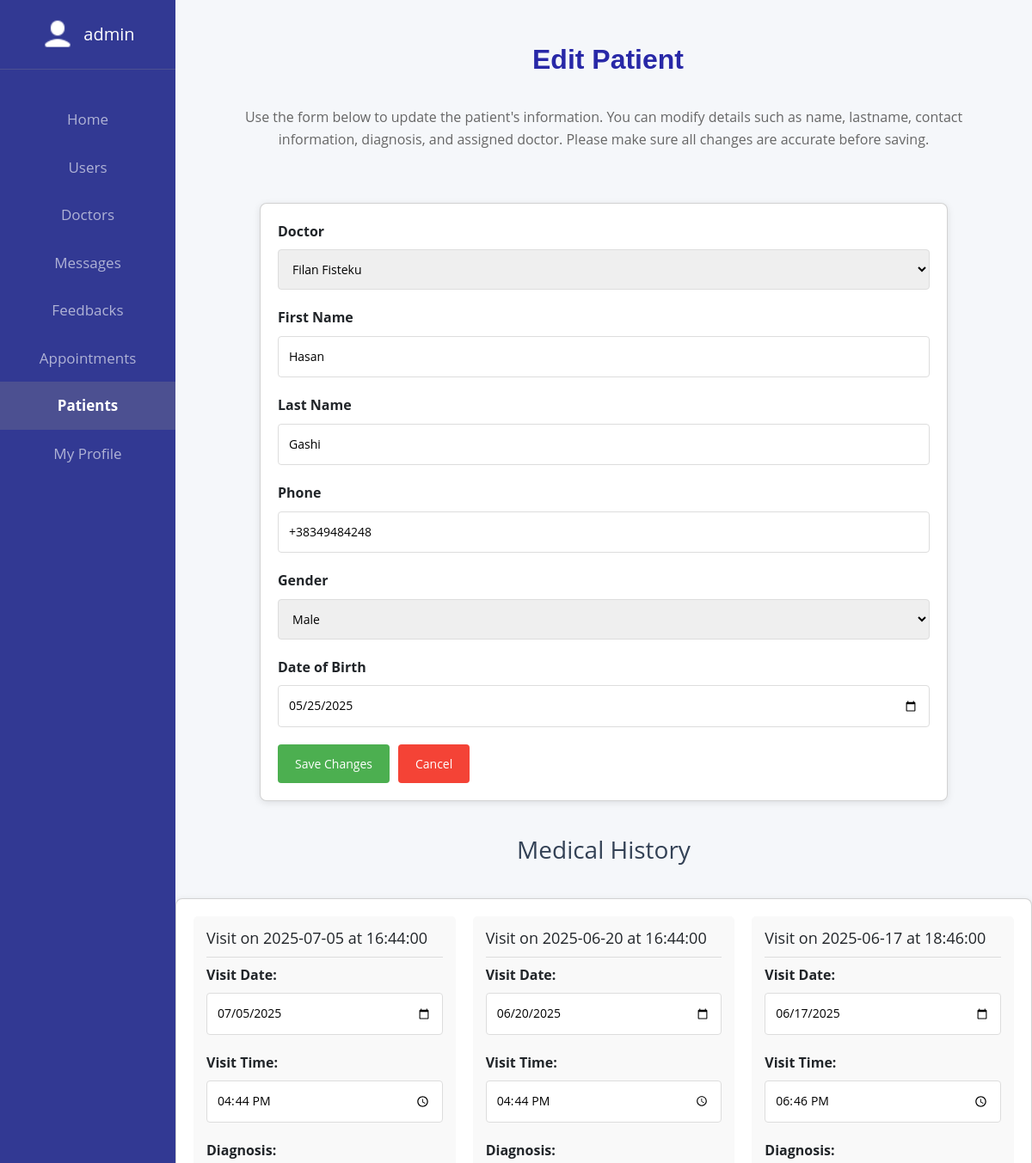
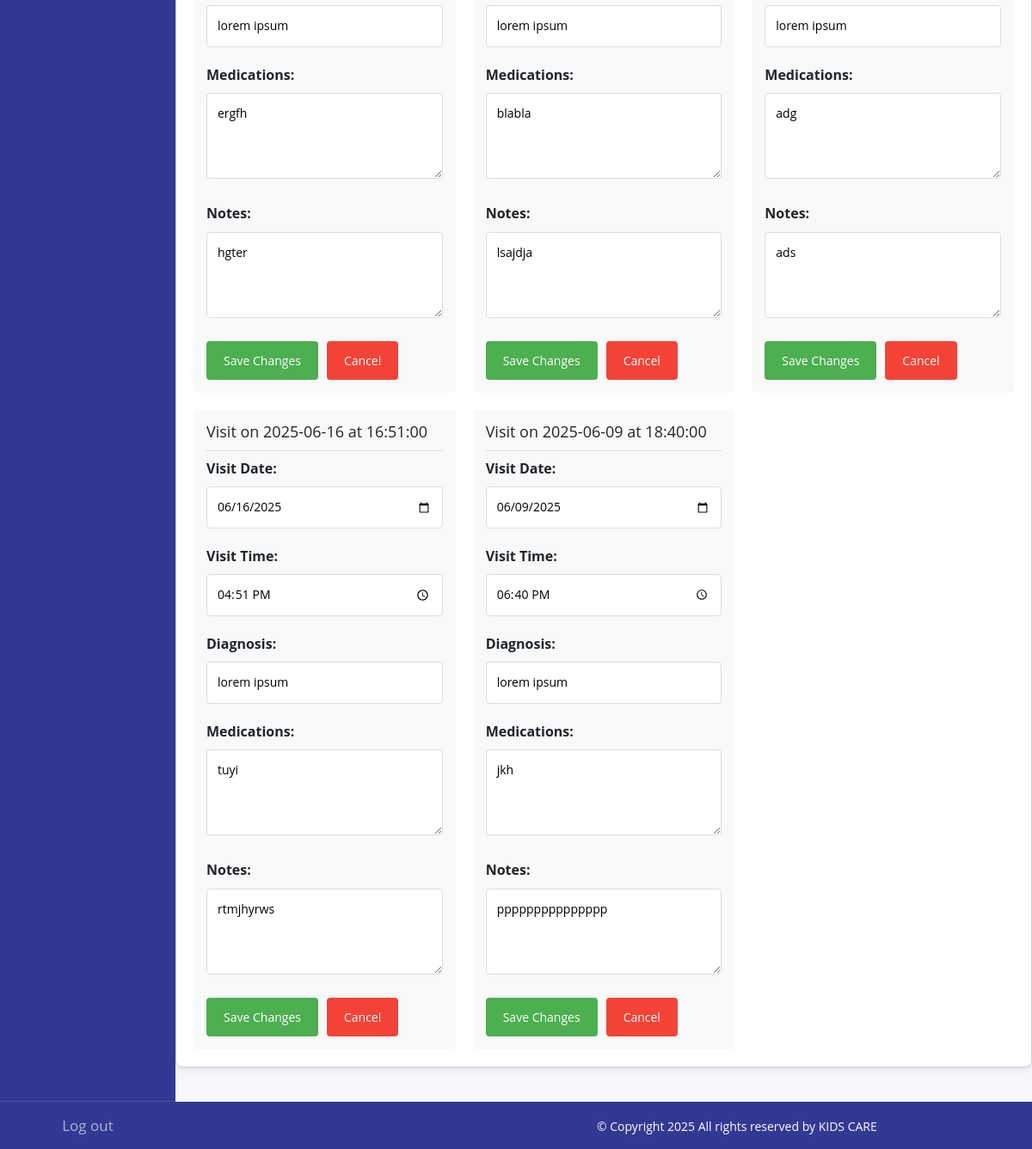
Screenshot of /edit-patient-admin.php?id=3 (signed in) with the database file from the repository (2 pictures, top to bottom).
### tables this page shows
CREATE TABLE `patients` (
  `id` int(11) NOT NULL,
  `doctor_id` int(11) NOT NULL,
  `name` varchar(100) NOT NULL,
  `lastname` varchar(100) NOT NULL,
  `phone` varchar(20) DEFAULT NULL,
  `gender` enum('Male','Female','Other') DEFAULT NULL,
  `date_of_birth` date DEFAULT NULL,
  `created_at` timestamp NOT NULL DEFAULT current_timestamp()
);

CREATE TABLE `users` (
  `id` int(10) NOT NULL,
  `username` varchar(255) NOT NULL,
  `email` varchar(255) NOT NULL,
  `password` varchar(255) NOT NULL,
  `role_id` int(11) DEFAULT NULL
);

CREATE TABLE `medical_history` (
  `id` int(11) NOT NULL,
  `patient_id` int(11) NOT NULL,
  `visit_date` date NOT NULL,
  `visit_time` time DEFAULT NULL,
  `medications` text DEFAULT NULL,
  `notes` text DEFAULT NULL,
  `diagnosis` text DEFAULT NULL,
  `created_at` timestamp NOT NULL DEFAULT current_timestamp()
);

### edit-patient-admin.php (the view, shortened to what this page needs)
<?php
include 'includes/functions/connect.php';
$patient_id = intval($_GET['id']);
$stmt = $conn->prepare("SELECT * FROM patients WHERE id = ?");
$stmt->bind_param("i", $patient_id);
$stmt->execute();
$result = $stmt->get_result();
$patient = $result->fetch_assoc();
$doctors = $conn->query("SELECT id, username FROM users WHERE role_id = 2 ORDER BY username");
$history_stmt = $conn->prepare("SELECT * FROM medical_history WHERE patient_id = ? ORDER BY visit_date DESC");
$history_stmt->bind_param("i", $patient_id);
$history_stmt->execute();
$history_result = $history_stmt->get_result();
?>
<!DOCTYPE html>
<html>
<head>
    <link href="https://cdn.jsdelivr.net/npm/bootstrap@5.3.3/dist/css/bootstrap.min.css" rel="stylesheet">
    <link rel="stylesheet" href="menus.css">
</head>
<body>
<?php include "includes/templates/admin-sidebar.php"; ?>
<div class="content">
    <h1>Edit Patient</h1>
    <p class="edit-paragraph">Use the form below to update the patient's information. You can modify details such as name, lastname, contact information, diagnosis, and assigned doctor. Please make sure all changes are accurate before saving.</p>
    <div class="card">
        <form method="POST">
            <div class="form-group">
                <label for="doctor_id">Doctor</label>
                <select name="doctor_id" id="doctor_id" required>
                    <?php while ($doctor = $doctors->fetch_assoc()): ?>
                        <option value="<?= $doctor['id'] ?>" <?= $doctor['id'] == $patient['doctor_id'] ? 'selected' : '' ?>>
                            <?= htmlspecialchars($doctor['username']) ?>
                        </option>
                    <?php endwhile; ?>
                </select>
            </div>
            <div class="form-group">
                <label for="name">First Name</label>
                <input type="text" id="name" name="name" value="<?= htmlspecialchars($patient['name']) ?>" required>
            </div>
            <div class="form-group">
                <label for="lastname">Last Name</label>
                <input type="text" id="lastname" name="lastname" value="<?= htmlspecialchars($patient['lastname']) ?>" required>
            </div>
            <div class="form-group">
                <label for="phone">Phone</label>
                <input type="text" id="phone" name="phone" value="<?= htmlspecialchars($patient['phone']) ?>">
            </div>
            <div class="form-group">
                <label for="gender">Gender</label>
                <select name="gender" id="gender">
                    <option value="Male" <?= $patient['gender'] == 'Male' ? 'selected' : '' ?>>Male</option>
                </select>
            </div>
            <div class="form-group">
                <label for="date_of_birth">Date of Birth</label>
                <input type="date" id="date_of_birth" name="date_of_birth" value="<?= $patient['date_of_birth'] ?>">
            </div>
            <div class="btn-container">
                <button type="submit" name="edit_patient" class="btn btn-save">Save Changes</button>
                <a href="manage-patients.php" class="btn btn-cancel">Cancel</a>
            </div>
        </form>
    </div>
      <h3 style="text-align:center">Medical History</h3>
    <div class="card history-container">
        <?php if ($history_result->num_rows > 0): ?>
            <?php while ($history = $history_result->fetch_assoc()): ?>
                <div class="history-item">
                    <h4>Visit on <?= htmlspecialchars($history['visit_date']) ?> at <?= htmlspecialchars($history['visit_time']) ?></h4>
                    <form method="POST">
                        <div class="form-group">
                            <label>Visit Date:</label>
                            <input type="date" name="visit_date" value="<?= htmlspecialchars($history['visit_date']) ?>" required>
                        </div>
                        <div class="form-group">
                            <label>Visit Time:</label>
                            <input type="time" name="visit_time" value="<?= htmlspecialchars($history['visit_time']) ?>">
                        </div>
                        <div class="form-group">
                            <label>Diagnosis:</label>
                            <input type="text" name="diagnosis" value="<?= htmlspecialchars($history['diagnosis']) ?>" required>
                        </div>
                        <div class="form-group">
                            <label>Medications:</label>
                            <textarea name="medications"><?= htmlspecialchars($history['medications']) ?></textarea>
                        </div>
                        <div class="form-group">
                            <label>Notes:</label>
                            <textarea name="notes"><?= htmlspecialchars($history['notes']) ?></textarea>
                        </div>
                        <div class="btn-container">
                            <button type="submit" name="update_history" class="btn btn-save">Save Changes</button>
                            <a href="manage-patients.php" class="btn btn-cancel">Cancel</a>
                        </div>
                    </form>
                </div>
            <?php endwhile; ?>
        <?php else: ?>
            <p>No medical history found for this patient.</p>
        <?php endif; ?>
    </div>
    <?php include "includes/templates/footer.php"; ?>
</div>
</body>
</html>

### menus.css (style rules this page uses)
body { font-family: 'Open Sans', sans-serif; color: var(--text-color); background-color: #f9fafb; line-height: 1.6; margin: 0; padding: 0; }
:root { --primary-color: #2563eb; --primary-dark: #1e40af; --secondary-color: #f8fafc; --text-color: #334155; --light-gray: #e2e8f0; --border-radius: 12px; --box-shadow: 0 4px 6px -1px rgba(0, 0, 0, 0.1), 0 2px 4px -1px rgba(0, 0, 0, 0.06); --transition: all 0.3s ease; }
h1, h2 { font-family: 'Montserrat', sans-serif; font-size: 2.5rem; font-weight: 700; color: var(--primary-dark); margin: 2rem 0 1rem; position: relative; padding-bottom: 1rem; }
.content { position: absolute; top: 0; left: 17%; right: 0; }
.content h1 { color: rgb(40, 40, 167); }
body { background: #f5f7fa; }
h1 { font-size: 36px; color: #333; margin-bottom: 20px; margin-left:10px; }
.card { background: #fff; border-radius: 8px; box-shadow: 0 2px 8px rgba(0,0,0,0.1); padding: 20px; margin-bottom: 30px; max-width: 1400px; margin-left:60px; }
.btn { padding: 10px 18px; border: none; border-radius: 4px; color: white; cursor: pointer; transition: background 0.3s ease; font-size: 16px; padding: 14px 22px; }
input { font-size:18px; width:250px; }

### edit-patient-admin.php (style rules this page uses)
body { background: #f5f7fa; }
.card { background: #fff; border-radius: 8px; box-shadow: 0 2px 8px rgba(0,0,0,0.1); padding: 20px; margin: 40px auto; max-width: 800px; }
.form-group { margin-bottom: 20px; }
label { display: block; margin-bottom: 8px; font-weight: bold; }
input, select, textarea { width: 100%; padding: 12px; border: 1px solid #ddd; border-radius: 4px; font-size: 14px; box-sizing: border-box; }
textarea { height: 100px; }
.btn-container { display: flex; gap: 10px; margin-top: 20px; }
.btn { padding: 12px 20px; border: none; border-radius: 4px; color: white; cursor: pointer; font-size: 14px; text-decoration: none; display: inline-block; }
.btn-save { background-color: #4CAF50; }
.btn-cancel { background-color: #f44336; }
h1 { font-size: 32px; margin-top:50px; margin-bottom:0px; text-align:center; }
.history-container { margin-top: 40px; display: grid; grid-template-columns: repeat(3, 1fr); gap: 20px; max-width:1000px; }
.history-item { background: #f9f9f9; padding: 15px; border-radius: 5px; }
.history-item h4 { margin-top: 0; border-bottom: 1px solid #ddd; padding-bottom: 10px; font-size:18px; }
.edit-paragraph { color:#666; padding:20px 50px; font-size:16px; margin-top:0px; text-align:center; }

### rows the page displays
patients: doctor_id "Filan Fisteku", name "Hasan", lastname "Gashi", phone "+38349484248", gender "Male", date_of_birth "05/25/2025"
medical_history: visit_date "2025-07-05", visit_time "16:44:00", visit_date "07/05/2025", diagnosis "lorem ipsum", medications "ergfh", notes "hgter"
medical_history: visit_date "2025-06-20", visit_time "16:44:00", visit_date "06/20/2025", diagnosis "lorem ipsum", medications "blabla", notes "lsajdja"
medical_history: visit_date "2025-06-17", visit_time "18:46:00", visit_date "06/17/2025", diagnosis "lorem ipsum", medications "adg", notes "ads"
medical_history: visit_date "2025-06-16", visit_time "16:51:00", visit_date "06/16/2025", diagnosis "lorem ipsum", medications "tuyi", notes "rtmjhyrws"
medical_history: visit_date "2025-06-09", visit_time "18:40:00", visit_date "06/09/2025", diagnosis "lorem ipsum", medications "jkh", notes "ppppppppppppppp"

### other values shown
$username "admin"
